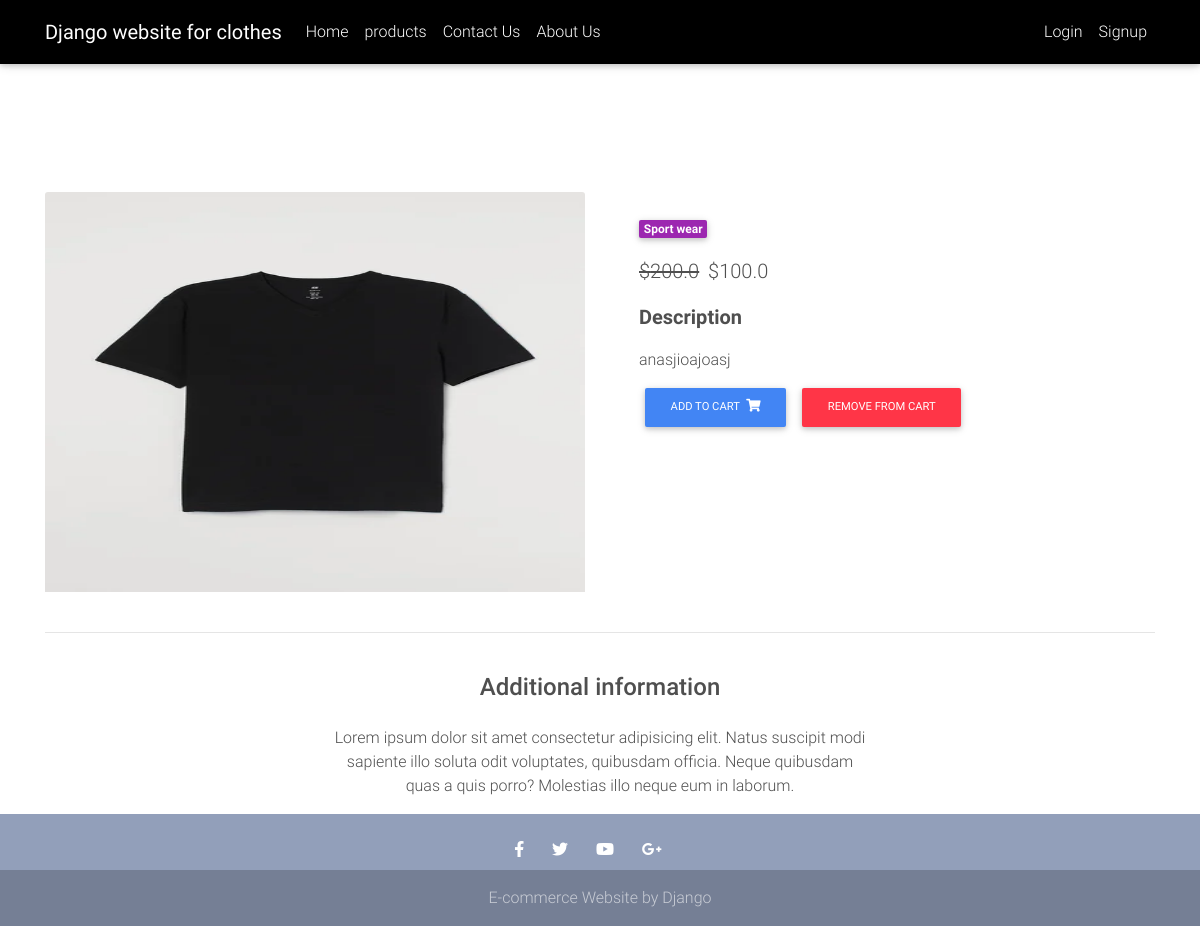
Screenshot of /product/2/ with the database file from the repository.
### myapp/models.py (models this page shows, shortened)
class Item(models.Model):
    title = models.CharField(max_length=100)
    price = models.FloatField()
    discount_price = models.FloatField(blank=True, null=True)
    category = models.CharField(choices=CATEGORY_CHOICES, max_length=2)
    label = models.CharField(choices=LABEL_CHOICES, max_length=1)
    slug = models.SlugField()
    description = models.TextField()
    image = models.ImageField()
    def get_add_to_cart_url(self):
        return reverse("myapp:add-to-cart", kwargs={
            'slug': self.slug
        })
    def get_remove_from_cart_url(self):
        return reverse("myapp:remove-from-cart", kwargs={
            'slug': self.slug
        })

### myapp/views.py (the view)
# urls.py: path("product/<slug>/", product.as_view() , name = "product"),
class product(DetailView):
    model = Item
    template_name = "product.html"

### myapp/templates/product.html (shortened to what this page needs)
{% extends "base.html" %}
{% block content %}
  <main class="mt-5 pt-4">
    <div class="container dark-grey-text mt-5">
      <div class="row wow fadeIn">
        <div class="col-md-6 mb-4">
          <img src="{{ item.image.url }}" class="card-img-top" alt="No photo" width="600" height="400">
        </div>
        <div class="col-md-6 mb-4">
          <div class="p-4">
            <div class="mb-3">
              <a href="">
                <span class="badge purple mr-1">{{ object.get_category_display }}</span>
              </a>
            </div>
            <p class="lead">
              {% if object.discount_price %}
              <span class="mr-1">
                <del>${{ object.price }}</del>
              </span>
              <span>${{ object.discount_price }}</span>
              {% else %}
              <span>${{ object.price }}</span>
              {% endif %}
            </p>
            <p class="lead font-weight-bold">Description</p>
            <p>{{ object.description }}</p>
            <a href="{{ object.get_add_to_cart_url }}" class="btn btn-primary btn-md my-0 p">
              Add to cart
              <i class="fas fa-shopping-cart ml-1"></i>
            </a>
            <a href="{{ object.get_remove_from_cart_url }}" class="btn btn-danger btn-md my-0 p">
              Remove from cart
            </a>
          </div>
        </div>
      </div>
      <hr>
      <div class="row d-flex justify-content-center wow fadeIn">
        <div class="col-md-6 text-center">
          <h4 class="my-4 h4">Additional information</h4>
          <p>Lorem ipsum dolor sit amet consectetur adipisicing elit. Natus suscipit modi sapiente illo soluta odit
            voluptates,
            quibusdam officia. Neque quibusdam quas a quis porro? Molestias illo neque eum in laborum.</p>
        </div>
      </div>
  </main>
{% endblock content %}

### myapp/templates/base.html (style rules this page uses)
body { min-height: 100vh; display: flex; flex-direction: column; }

### rows the page displays
Item: image (picture), category "Sport wear", price "200.0", discount_price "100.0", description "anasjioajoasj"
